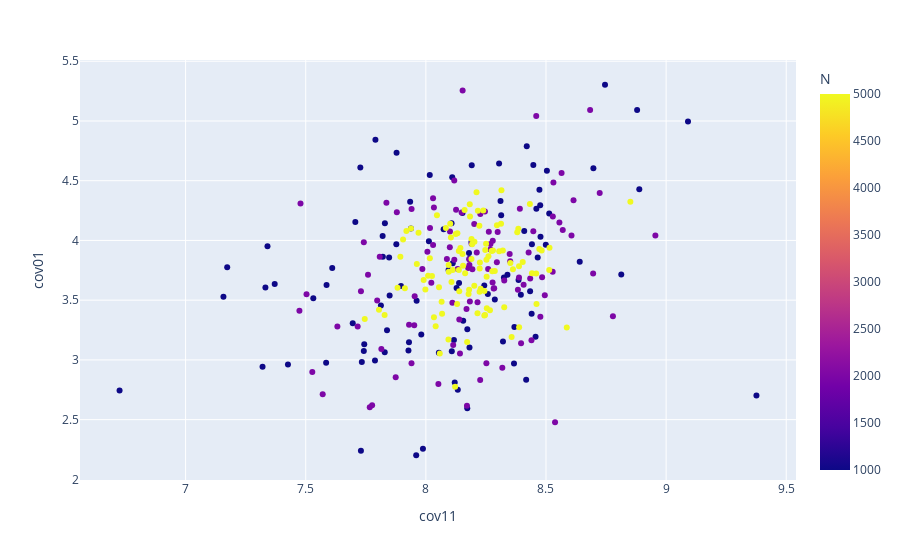

Notebook code cell kept with this figure:
### Code cell
px.scatter( cov_samples, x='cov11', y='cov01', color='N')

### Figure 1 — Plotly figure (JSON) as saved in the notebook; plotly's stock layout.template omitted (floating-point values rounded to 4 significant figures; data arrays with more than 128 entries replaced by an {"elided": "..."} marker saying what was removed)
{"data": [{"hovertemplate": "cov11=%{x}<br>cov01=%{y}<br>N=%{marker.color}<extra></extra>", "legendgroup": "", "marker": {"color": {"elided": "300 int values"}, "coloraxis": "coloraxis", "symbol": "circle"}, "mode": "markers", "name": "", "orientation": "v", "showlegend": false, "type": "scatter", "x": {"elided": "300 float values"}, "xaxis": "x", "y": {"elided": "300 float values"}, "yaxis": "y"}], "layout": {"autosize": true, "coloraxis": {"colorbar": {"title": {"text": "N"}}, "colorscale": [[0, "#0d0887"], [0.1111, "#46039f"], [0.2222, "#7201a8"], [0.3333, "#9c179e"], [0.4444, "#bd3786"], [0.5556, "#d8576b"], [0.6667, "#ed7953"], [0.7778, "#fb9f3a"], [0.8889, "#fdca26"], [1, "#f0f921"]]}, "legend": {"tracegroupgap": 0}, "margin": {"t": 60}, "xaxis": {"anchor": "y", "autorange": true, "domain": [0, 1], "range": [6.558, 9.543], "title": {"text": "cov11"}, "type": "linear"}, "yaxis": {"anchor": "x", "autorange": true, "domain": [0, 1], "range": [1.962, 5.543], "title": {"text": "cov01"}, "type": "linear"}}}
